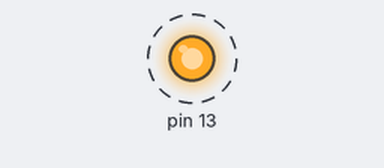
A sketch run on a simulated Arduino Uno, built with avr-gcc and run on an emulated ATmega328P. Parts: output pins drawn as LEDs (lit = HIGH). Dashed ring = blinking. What the sketch prints to the serial monitor is not drawn.

Above: at 0.5 s.
Timing chart, 0 to 4.6 s (numbered marks = the images above):
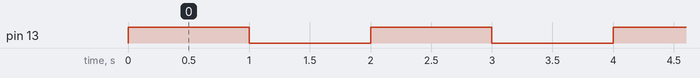

The sketch:

04_example_3.ino
```cpp
unsigned int count, toggle;

void setup() {
  pinMode(13, OUTPUT);
  Serial.begin(115200);
  while (!Serial){;}
  Serial.println("hello world!");
  count=toggle=0;
  digitalWrite(13,toggle);
}

void loop() {
  Serial.println(++count);
  toggle=toggle_state(toggle);
  digitalWrite(13,toggle);
  delay(1000);
}

int toggle_state(int toggle){
  if (toggle==0)
    ++toggle;
  else
    toggle=0;
  return toggle;
}
```

Measured:
- by itself, pin 13: alternates HIGH for 1.0 s and LOW for 1.0 s
